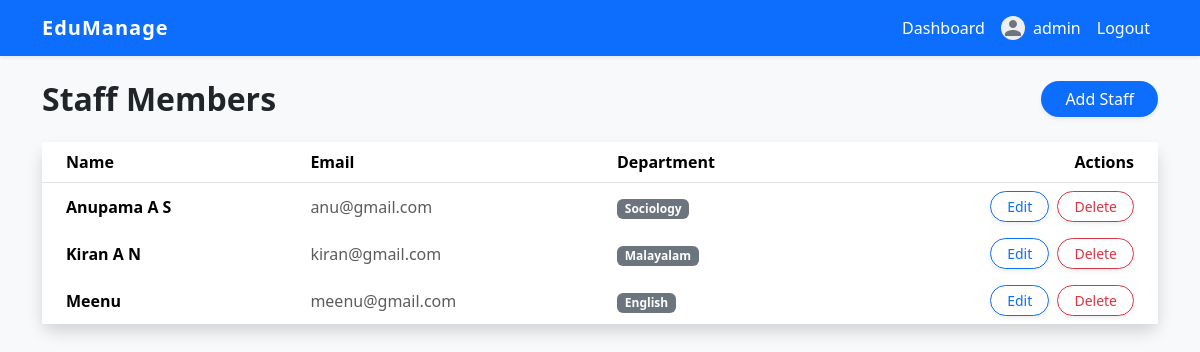
Page /staff/ (signed in) on the committed database.
### core/models.py (models this page shows, shortened)
class CustomUser(AbstractUser):
    ROLE_CHOICES = (
        ('Admin', 'Admin'),
        ('Staff', 'Staff'),
        ('Student', 'Student'),
    )
    role = models.CharField(max_length=10, choices=ROLE_CHOICES, default='Student')
    profile_picture = models.ImageField(upload_to='profile_pics/', blank=True, null=True)

class Staff(models.Model):
    user = models.OneToOneField(CustomUser, on_delete=models.CASCADE, related_name='staff_profile')
    department = models.ForeignKey(Department, on_delete=models.SET_NULL, null=True, blank=True)

class Department(models.Model):
    name = models.CharField(max_length=100)
    description = models.TextField(blank=True, null=True)

### core/views.py (the view)
@login_required
@admin_required
def staff_list(request):
    staffs = Staff.objects.all()
    return render(request, 'core/staff_list.html', {'staffs': staffs})

### core/templates/core/staff_list.html (shortened to what this page needs)
{% extends 'core/base.html' %}
{% block content %}
<div class="d-flex justify-content-between align-items-center mb-4">
    <h2 class="fw-bold mb-0">Staff Members</h2>
    <a href="{% url 'staff_create' %}" class="btn btn-primary shadow-sm rounded-pill px-4">Add Staff</a>
</div>
<div class="card shadow border-0">
    <div class="card-body p-0">
        <table class="table table-hover table-borderless mb-0">
            <thead class="bg-light border-bottom">
                <tr>
                    <th class="ps-4">Name</th>
                    <th>Email</th>
                    <th>Department</th>
                    <th class="pe-4 text-end">Actions</th>
                </tr>
            </thead>
            <tbody>
                {% for staff in staffs %}
                <tr>
                    <td class="ps-4 align-middle fw-bold">{{ staff.user.get_full_name|default:staff.user.username }}</td>
                    <td class="align-middle text-muted">{{ staff.user.email }}</td>
                    <td class="align-middle">
                        <span class="badge bg-secondary">{{ staff.department.name|default:"Not assigned" }}</span>
                    </td>
                    <td class="pe-4 text-end align-middle">
                        <a href="{% url 'staff_update' staff.user.pk %}" class="btn btn-sm btn-outline-primary shadow-sm rounded-pill px-3">Edit</a>
                        <a href="{% url 'staff_delete' staff.user.pk %}" class="btn btn-sm btn-outline-danger shadow-sm rounded-pill px-3 ms-1">Delete</a>
                    </td>
                </tr>
                {% empty %}
                <tr>
                    <td colspan="4" class="text-center py-5 text-muted fst-italic">No staff members found.</td>
                </tr>
                {% endfor %}
            </tbody>
        </table>
    </div>
</div>
{% endblock %}

### core/templates/core/base.html (shortened to what this page needs)
<!DOCTYPE html>
<html lang="en">
<head>
    <link href="https://cdn.jsdelivr.net/npm/bootstrap@5.3.2/dist/css/bootstrap.min.css" rel="stylesheet">
    {% load static %}
    <link href="{% static 'css/style.css' %}" rel="stylesheet">
</head>
<body>
    <nav class="navbar navbar-expand-lg navbar-dark bg-primary mb-4 shadow-sm">
        <div class="container">
            <a class="navbar-brand fw-bold" href="{% url 'index' %}">EduManage</a>
            <div class="collapse navbar-collapse" id="navbarNav">
                <ul class="navbar-nav ms-auto">
                    {% if user.is_authenticated %}
                        <li class="nav-item">
                            <a class="nav-link text-white" href="{% url 'index' %}">Dashboard</a>
                        </li>
                        <li class="nav-item">
                            <a class="nav-link text-white d-flex align-items-center" href="{% url 'profile' %}">
                                {% if user.profile_picture %}
                                    <img src="{{ user.profile_picture.url }}" alt="Profile" width="24" height="24" class="rounded-circle me-2" style="object-fit: cover;">
                                {% else %}
                                    <img src="{% static 'images/default_profile.svg' %}" alt="Profile" width="24" height="24" class="rounded-circle me-2" style="background-color: #eee;">
                                {% endif %}
                                {{ user.username }}
                            </a>
                        </li>
                        <li class="nav-item">
                            <form action="{% url 'logout' %}" method="post" class="d-inline">
                                <button type="submit" class="btn btn-link nav-link text-white text-decoration-none">Logout</button>
                            </form>
                        </li>
                    {% endif %}
                </ul>
            </div>
        </div>
    </nav>
    <div class="container">
        {% block content %}
        {% endblock %}
    </div>
</body>
</html>

### static/css/style.css (style rules this page uses)
.navbar-brand { letter-spacing: 1px; }
.card { border-radius: 12px; }

### core/templates/core/base.html (style rules this page uses)
body { background-color: #f8f9fa; font-family: 'Segoe UI', Tahoma, Geneva, Verdana, sans-serif; }
.card { border-radius: 12px; }
.btn-primary { background-color: #0d6efd; border: none; }

### rows in the picture
CustomUser: username "admin"
Staff: user.get_full_name "Anupama A S", user.email "anu@gmail.com", department.name "Sociology"
Staff: user.get_full_name "Kiran A N", user.email "kiran@gmail.com", department.name "Malayalam"
Staff: user.get_full_name "Meenu", user.email "meenu@gmail.com", department.name "English"
